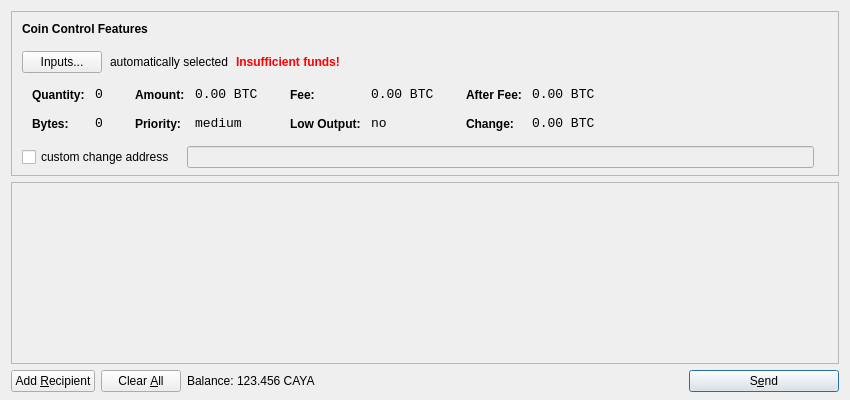
<?xml version="1.0" encoding="UTF-8"?>
<ui version="4.0">
 <class>SendCoinsDialog</class>
 <widget class="QDialog" name="SendCoinsDialog">
  <property name="geometry">
   <rect>
    <x>0</x>
    <y>0</y>
    <width>850</width>
    <height>400</height>
   </rect>
  </property>
  <property name="windowTitle">
   <string>Send Coins</string>
  </property>
  <layout class="QVBoxLayout" name="verticalLayout" stretch="0,1,0">
   <property name="bottomMargin">
    <number>8</number>
   </property>
   <item>
    <widget class="QFrame" name="frameCoinControl">
     <property name="sizePolicy">
      <sizepolicy hsizetype="Expanding" vsizetype="Expanding">
       <horstretch>0</horstretch>
       <verstretch>0</verstretch>
      </sizepolicy>
     </property>
     <property name="maximumSize">
      <size>
       <width>16777215</width>
       <height>16777215</height>
      </size>
     </property>
     <property name="frameShape">
      <enum>QFrame::StyledPanel</enum>
     </property>
     <property name="frameShadow">
      <enum>QFrame::Sunken</enum>
     </property>
     <layout class="QVBoxLayout" name="verticalLayoutCoinControl2">
      <property name="spacing">
       <number>-1</number>
      </property>
      <property name="leftMargin">
       <number>0</number>
      </property>
      <property name="topMargin">
       <number>0</number>
      </property>
      <property name="rightMargin">
       <number>0</number>
      </property>
      <property name="bottomMargin">
       <number>6</number>
      </property>
      <item>
       <layout class="QVBoxLayout" name="verticalLayoutCoinControl" stretch="0,0,0,0,1">
        <property name="spacing">
         <number>0</number>
        </property>
        <property name="leftMargin">
         <number>10</number>
        </property>
        <property name="topMargin">
         <number>10</number>
        </property>
        <item>
         <layout class="QHBoxLayout" name="horizontalLayoutCoinControl1">
          <property name="bottomMargin">
           <number>15</number>
          </property>
          <item>
           <widget class="QLabel" name="labelCoinControlFeatures">
            <property name="sizePolicy">
             <sizepolicy hsizetype="Preferred" vsizetype="Maximum">
              <horstretch>0</horstretch>
              <verstretch>0</verstretch>
             </sizepolicy>
            </property>
            <property name="font">
             <font>
              <weight>75</weight>
              <bold>true</bold>
             </font>
            </property>
            <property name="styleSheet">
             <string notr="true">font-weight:bold;</string>
            </property>
            <property name="text">
             <string>Coin Control Features</string>
            </property>
           </widget>
          </item>
         </layout>
        </item>
        <item>
         <layout class="QHBoxLayout" name="horizontalLayoutCoinControl2" stretch="0,0,0,0">
          <property name="spacing">
           <number>8</number>
          </property>
          <property name="bottomMargin">
           <number>10</number>
          </property>
          <item>
           <widget class="QPushButton" name="pushButtonCoinControl">
            <property name="styleSheet">
             <string notr="true"/>
            </property>
            <property name="text">
             <string>Inputs...</string>
            </property>
           </widget>
          </item>
          <item>
           <widget class="QLabel" name="labelCoinControlAutomaticallySelected">
            <property name="text">
             <string>automatically selected</string>
            </property>
            <property name="margin">
             <number>5</number>
            </property>
           </widget>
          </item>
          <item>
           <widget class="QLabel" name="labelCoinControlInsuffFunds">
            <property name="font">
             <font>
              <weight>75</weight>
              <bold>true</bold>
             </font>
            </property>
            <property name="styleSheet">
             <string notr="true">color:red;font-weight:bold;</string>
            </property>
            <property name="text">
             <string>Insufficient funds!</string>
            </property>
            <property name="margin">
             <number>5</number>
            </property>
           </widget>
          </item>
          <item>
           <spacer name="horizontalSpacerCoinControl">
            <property name="orientation">
             <enum>Qt::Horizontal</enum>
            </property>
            <property name="sizeHint" stdset="0">
             <size>
              <width>40</width>
              <height>1</height>
             </size>
            </property>
           </spacer>
          </item>
         </layout>
        </item>
        <item>
         <widget class="QWidget" name="widgetCoinControl" native="true">
          <property name="sizePolicy">
           <sizepolicy hsizetype="Preferred" vsizetype="Preferred">
            <horstretch>0</horstretch>
            <verstretch>0</verstretch>
           </sizepolicy>
          </property>
          <property name="minimumSize">
           <size>
            <width>0</width>
            <height>0</height>
           </size>
          </property>
          <property name="styleSheet">
           <string notr="true"/>
          </property>
          <layout class="QHBoxLayout" name="horizontalLayoutCoinControl5">
           <property name="margin">
            <number>0</number>
           </property>
           <item>
            <layout class="QHBoxLayout" name="horizontalLayoutCoinControl3" stretch="0,0,0,1">
             <property name="spacing">
              <number>20</number>
             </property>
             <property name="topMargin">
              <number>0</number>
             </property>
             <property name="bottomMargin">
              <number>10</number>
             </property>
             <item>
              <layout class="QFormLayout" name="formLayoutCoinControl1">
               <property name="horizontalSpacing">
                <number>10</number>
               </property>
               <property name="verticalSpacing">
                <number>14</number>
               </property>
               <property name="leftMargin">
                <number>10</number>
               </property>
               <property name="topMargin">
                <number>4</number>
               </property>
               <property name="rightMargin">
                <number>6</number>
               </property>
               <item row="0" column="0">
                <widget class="QLabel" name="labelCoinControlQuantityText">
                 <property name="styleSheet">
                  <string notr="true">font-weight:bold;</string>
                 </property>
                 <property name="text">
                  <string>Quantity:</string>
                 </property>
                 <property name="margin">
                  <number>0</number>
                 </property>
                </widget>
               </item>
               <item row="0" column="1">
                <widget class="QLabel" name="labelCoinControlQuantity">
                 <property name="font">
                  <font>
                   <family>Monospace</family>
                   <pointsize>10</pointsize>
                  </font>
                 </property>
                 <property name="cursor">
                  <cursorShape>IBeamCursor</cursorShape>
                 </property>
                 <property name="contextMenuPolicy">
                  <enum>Qt::ActionsContextMenu</enum>
                 </property>
                 <property name="text">
                  <string notr="true">0</string>
                 </property>
                 <property name="margin">
                  <number>0</number>
                 </property>
                 <property name="textInteractionFlags">
                  <set>Qt::LinksAccessibleByMouse|Qt::TextSelectableByKeyboard|Qt::TextSelectableByMouse</set>
                 </property>
                </widget>
               </item>
               <item row="1" column="0">
                <widget class="QLabel" name="labelCoinControlBytesText">
                 <property name="styleSheet">
                  <string notr="true">font-weight:bold;</string>
                 </property>
                 <property name="text">
                  <string>Bytes:</string>
                 </property>
                </widget>
               </item>
               <item row="1" column="1">
                <widget class="QLabel" name="labelCoinControlBytes">
                 <property name="font">
                  <font>
                   <family>Monospace</family>
                   <pointsize>10</pointsize>
                  </font>
                 </property>
                 <property name="cursor">
                  <cursorShape>IBeamCursor</cursorShape>
                 </property>
                 <property name="contextMenuPolicy">
                  <enum>Qt::ActionsContextMenu</enum>
                 </property>
                 <property name="text">
                  <string notr="true">0</string>
                 </property>
                 <property name="textInteractionFlags">
                  <set>Qt::LinksAccessibleByMouse|Qt::TextSelectableByKeyboard|Qt::TextSelectableByMouse</set>
                 </property>
                </widget>
               </item>
              </layout>
             </item>
             <item>
              <layout class="QFormLayout" name="formLayoutCoinControl2">
               <property name="horizontalSpacing">
                <number>10</number>
               </property>
               <property name="verticalSpacing">
                <number>14</number>
               </property>
               <property name="leftMargin">
                <number>6</number>
               </property>
               <property name="topMargin">
                <number>4</number>
               </property>
               <property name="rightMargin">
                <number>6</number>
               </property>
               <item row="0" column="0">
                <widget class="QLabel" name="labelCoinControlAmountText">
                 <property name="styleSheet">
                  <string notr="true">font-weight:bold;</string>
                 </property>
                 <property name="text">
                  <string>Amount:</string>
                 </property>
                 <property name="margin">
                  <number>0</number>
                 </property>
                </widget>
               </item>
               <item row="0" column="1">
                <widget class="QLabel" name="labelCoinControlAmount">
                 <property name="font">
                  <font>
                   <family>Monospace</family>
                   <pointsize>10</pointsize>
                  </font>
                 </property>
                 <property name="cursor">
                  <cursorShape>IBeamCursor</cursorShape>
                 </property>
                 <property name="contextMenuPolicy">
                  <enum>Qt::ActionsContextMenu</enum>
                 </property>
                 <property name="text">
                  <string notr="true">0.00 BTC</string>
                 </property>
                 <property name="textInteractionFlags">
                  <set>Qt::LinksAccessibleByMouse|Qt::TextSelectableByKeyboard|Qt::TextSelectableByMouse</set>
                 </property>
                </widget>
               </item>
               <item row="1" column="0">
                <widget class="QLabel" name="labelCoinControlPriorityText">
                 <property name="styleSheet">
                  <string notr="true">font-weight:bold;</string>
                 </property>
                 <property name="text">
                  <string>Priority:</string>
                 </property>
                </widget>
               </item>
               <item row="1" column="1">
                <widget class="QLabel" name="labelCoinControlPriority">
                 <property name="font">
                  <font>
                   <family>Monospace</family>
                   <pointsize>10</pointsize>
                  </font>
                 </property>
                 <property name="cursor">
                  <cursorShape>IBeamCursor</cursorShape>
                 </property>
                 <property name="contextMenuPolicy">
                  <enum>Qt::ActionsContextMenu</enum>
                 </property>
                 <property name="text">
                  <string>medium</string>
                 </property>
                 <property name="textInteractionFlags">
                  <set>Qt::LinksAccessibleByMouse|Qt::TextSelectableByKeyboard|Qt::TextSelectableByMouse</set>
                 </property>
                </widget>
               </item>
              </layout>
             </item>
             <item>
              <layout class="QFormLayout" name="formLayoutCoinControl3">
               <property name="horizontalSpacing">
                <number>10</number>
               </property>
               <property name="verticalSpacing">
                <number>14</number>
               </property>
               <property name="leftMargin">
                <number>6</number>
               </property>
               <property name="topMargin">
                <number>4</number>
               </property>
               <property name="rightMargin">
                <number>6</number>
               </property>
               <item row="0" column="0">
                <widget class="QLabel" name="labelCoinControlFeeText">
                 <property name="styleSheet">
                  <string notr="true">font-weight:bold;</string>
                 </property>
                 <property name="text">
                  <string>Fee:</string>
                 </property>
                 <property name="margin">
                  <number>0</number>
                 </property>
                </widget>
               </item>
               <item row="0" column="1">
                <widget class="QLabel" name="labelCoinControlFee">
                 <property name="font">
                  <font>
                   <family>Monospace</family>
                   <pointsize>10</pointsize>
                  </font>
                 </property>
                 <property name="cursor">
                  <cursorShape>IBeamCursor</cursorShape>
                 </property>
                 <property name="contextMenuPolicy">
                  <enum>Qt::ActionsContextMenu</enum>
                 </property>
                 <property name="text">
                  <string notr="true">0.00 BTC</string>
                 </property>
                 <property name="textInteractionFlags">
                  <set>Qt::LinksAccessibleByMouse|Qt::TextSelectableByKeyboard|Qt::TextSelectableByMouse</set>
                 </property>
                </widget>
               </item>
               <item row="1" column="0">
                <widget class="QLabel" name="labelCoinControlLowOutputText">
                 <property name="styleSheet">
                  <string notr="true">font-weight:bold;</string>
                 </property>
                 <property name="text">
                  <string>Low Output:</string>
                 </property>
                </widget>
               </item>
               <item row="1" column="1">
                <widget class="QLabel" name="labelCoinControlLowOutput">
                 <property name="font">
                  <font>
                   <family>Monospace</family>
                   <pointsize>10</pointsize>
                  </font>
                 </property>
                 <property name="cursor">
                  <cursorShape>IBeamCursor</cursorShape>
                 </property>
                 <property name="contextMenuPolicy">
                  <enum>Qt::ActionsContextMenu</enum>
                 </property>
                 <property name="text">
                  <string>no</string>
                 </property>
                 <property name="textInteractionFlags">
                  <set>Qt::LinksAccessibleByMouse|Qt::TextSelectableByKeyboard|Qt::TextSelectableByMouse</set>
                 </property>
                </widget>
               </item>
              </layout>
             </item>
             <item>
              <layout class="QFormLayout" name="formLayoutCoinControl4">
               <property name="horizontalSpacing">
                <number>10</number>
               </property>
               <property name="verticalSpacing">
                <number>14</number>
               </property>
               <property name="leftMargin">
                <number>6</number>
               </property>
               <property name="topMargin">
                <number>4</number>
               </property>
               <property name="rightMargin">
                <number>6</number>
               </property>
               <item row="0" column="0">
                <widget class="QLabel" name="labelCoinControlAfterFeeText">
                 <property name="styleSheet">
                  <string notr="true">font-weight:bold;</string>
                 </property>
                 <property name="text">
                  <string>After Fee:</string>
                 </property>
                 <property name="margin">
                  <number>0</number>
                 </property>
                </widget>
               </item>
               <item row="0" column="1">
                <widget class="QLabel" name="labelCoinControlAfterFee">
                 <property name="font">
                  <font>
                   <family>Monospace</family>
                   <pointsize>10</pointsize>
                  </font>
                 </property>
                 <property name="cursor">
                  <cursorShape>IBeamCursor</cursorShape>
                 </property>
                 <property name="contextMenuPolicy">
                  <enum>Qt::ActionsContextMenu</enum>
                 </property>
                 <property name="text">
                  <string notr="true">0.00 BTC</string>
                 </property>
                 <property name="textInteractionFlags">
                  <set>Qt::LinksAccessibleByMouse|Qt::TextSelectableByKeyboard|Qt::TextSelectableByMouse</set>
                 </property>
                </widget>
               </item>
               <item row="1" column="0">
                <widget class="QLabel" name="labelCoinControlChangeText">
                 <property name="styleSheet">
                  <string notr="true">font-weight:bold;</string>
                 </property>
                 <property name="text">
                  <string>Change:</string>
                 </property>
                </widget>
               </item>
               <item row="1" column="1">
                <widget class="QLabel" name="labelCoinControlChange">
                 <property name="font">
                  <font>
                   <family>Monospace</family>
                   <pointsize>10</pointsize>
                  </font>
                 </property>
                 <property name="cursor">
                  <cursorShape>IBeamCursor</cursorShape>
                 </property>
                 <property name="contextMenuPolicy">
                  <enum>Qt::ActionsContextMenu</enum>
                 </property>
                 <property name="text">
                  <string notr="true">0.00 BTC</string>
                 </property>
                 <property name="textInteractionFlags">
                  <set>Qt::LinksAccessibleByMouse|Qt::TextSelectableByKeyboard|Qt::TextSelectableByMouse</set>
                 </property>
                </widget>
               </item>
              </layout>
             </item>
            </layout>
           </item>
          </layout>
         </widget>
        </item>
        <item>
         <layout class="QHBoxLayout" name="horizontalLayoutCoinControl4" stretch="0,0,0">
          <property name="spacing">
           <number>12</number>
          </property>
          <property name="sizeConstraint">
           <enum>QLayout::SetDefaultConstraint</enum>
          </property>
          <property name="topMargin">
           <number>5</number>
          </property>
          <property name="rightMargin">
           <number>5</number>
          </property>
          <item>
           <widget class="QCheckBox" name="checkBoxCoinControlChange">
            <property name="text">
             <string>custom change address</string>
            </property>
           </widget>
          </item>
          <item>
           <widget class="QLineEdit" name="lineEditCoinControlChange">
            <property name="enabled">
             <bool>false</bool>
            </property>
            <property name="sizePolicy">
             <sizepolicy hsizetype="Expanding" vsizetype="Fixed">
              <horstretch>0</horstretch>
              <verstretch>0</verstretch>
             </sizepolicy>
            </property>
           </widget>
          </item>
          <item>
           <widget class="QLabel" name="labelCoinControlChangeLabel">
            <property name="sizePolicy">
             <sizepolicy hsizetype="Preferred" vsizetype="Expanding">
              <horstretch>0</horstretch>
              <verstretch>0</verstretch>
             </sizepolicy>
            </property>
            <property name="minimumSize">
             <size>
              <width>0</width>
              <height>0</height>
             </size>
            </property>
            <property name="text">
             <string/>
            </property>
            <property name="margin">
             <number>3</number>
            </property>
           </widget>
          </item>
         </layout>
        </item>
        <item>
         <spacer name="verticalSpacerCoinControl">
          <property name="orientation">
           <enum>Qt::Vertical</enum>
          </property>
          <property name="sizeHint" stdset="0">
           <size>
            <width>800</width>
            <height>1</height>
           </size>
          </property>
         </spacer>
        </item>
       </layout>
      </item>
     </layout>
    </widget>
   </item>
   <item>
    <widget class="QScrollArea" name="scrollArea">
     <property name="widgetResizable">
      <bool>true</bool>
     </property>
     <widget class="QWidget" name="scrollAreaWidgetContents">
      <property name="geometry">
       <rect>
        <x>0</x>
        <y>0</y>
        <width>830</width>
        <height>165</height>
       </rect>
      </property>
      <layout class="QVBoxLayout" name="verticalLayout_2">
       <property name="margin">
        <number>0</number>
       </property>
       <item>
        <layout class="QVBoxLayout" name="entries">
         <property name="spacing">
          <number>6</number>
         </property>
        </layout>
       </item>
       <item>
        <spacer name="verticalSpacer">
         <property name="orientation">
          <enum>Qt::Vertical</enum>
         </property>
         <property name="sizeHint" stdset="0">
          <size>
           <width>20</width>
           <height>40</height>
          </size>
         </property>
        </spacer>
       </item>
      </layout>
     </widget>
    </widget>
   </item>
   <item>
    <layout class="QHBoxLayout" name="horizontalLayout">
     <item>
      <widget class="QPushButton" name="addButton">
       <property name="toolTip">
        <string>Send to multiple recipients at once</string>
       </property>
       <property name="text">
        <string>Add &amp;Recipient</string>
       </property>
       <property name="icon">
        <iconset resource="../bitcoin.qrc">
         <normaloff>:/icons/add</normaloff>:/icons/add</iconset>
       </property>
       <property name="autoDefault">
        <bool>false</bool>
       </property>
      </widget>
     </item>
     <item>
      <widget class="QPushButton" name="clearButton">
       <property name="sizePolicy">
        <sizepolicy hsizetype="Minimum" vsizetype="Fixed">
         <horstretch>0</horstretch>
         <verstretch>0</verstretch>
        </sizepolicy>
       </property>
       <property name="toolTip">
        <string>Remove all transaction fields</string>
       </property>
       <property name="text">
        <string>Clear &amp;All</string>
       </property>
       <property name="icon">
        <iconset resource="../bitcoin.qrc">
         <normaloff>:/icons/remove</normaloff>:/icons/remove</iconset>
       </property>
       <property name="autoRepeatDelay">
        <number>300</number>
       </property>
       <property name="autoDefault">
        <bool>false</bool>
       </property>
      </widget>
     </item>
     <item>
      <layout class="QHBoxLayout" name="horizontalLayout_2">
       <property name="spacing">
        <number>3</number>
       </property>
       <item>
        <widget class="QLabel" name="label">
         <property name="text">
          <string>Balance:</string>
         </property>
        </widget>
       </item>
       <item>
        <widget class="QLabel" name="labelBalance">
         <property name="cursor">
          <cursorShape>IBeamCursor</cursorShape>
         </property>
         <property name="text">
          <string>123.456 CAYA</string>
         </property>
         <property name="textInteractionFlags">
          <set>Qt::LinksAccessibleByMouse|Qt::TextSelectableByKeyboard|Qt::TextSelectableByMouse</set>
         </property>
        </widget>
       </item>
      </layout>
     </item>
     <item>
      <spacer name="horizontalSpacer">
       <property name="orientation">
        <enum>Qt::Horizontal</enum>
       </property>
       <property name="sizeHint" stdset="0">
        <size>
         <width>40</width>
         <height>20</height>
        </size>
       </property>
      </spacer>
     </item>
     <item>
      <widget class="QPushButton" name="sendButton">
       <property name="minimumSize">
        <size>
         <width>150</width>
         <height>0</height>
        </size>
       </property>
       <property name="toolTip">
        <string>Confirm the send action</string>
       </property>
       <property name="text">
        <string>S&amp;end</string>
       </property>
       <property name="icon">
        <iconset resource="../bitcoin.qrc">
         <normaloff>:/icons/send</normaloff>:/icons/send</iconset>
       </property>
       <property name="default">
        <bool>true</bool>
       </property>
      </widget>
     </item>
    </layout>
   </item>
  </layout>
 </widget>
 <resources>
  <include location="../bitcoin.qrc"/>
 </resources>
 <connections/>
</ui>
